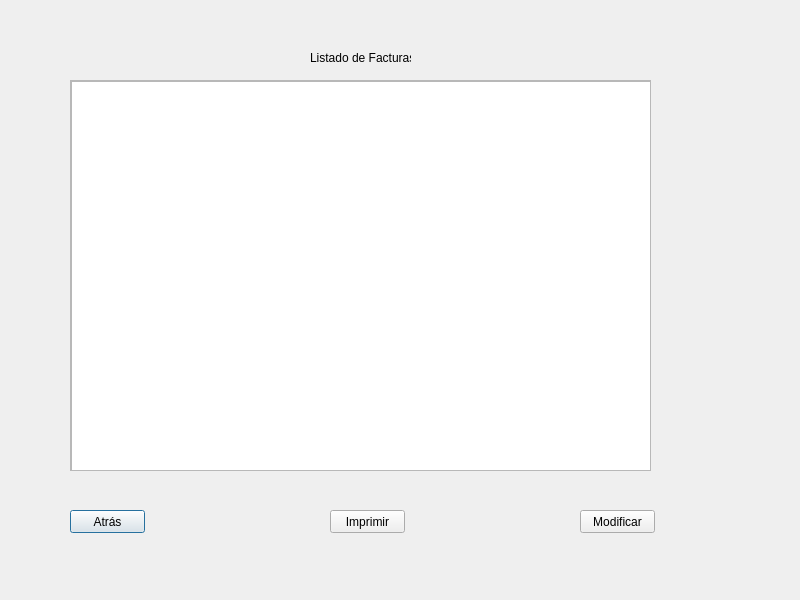
<?xml version="1.0" encoding="UTF-8"?>
<ui version="4.0">
 <class>Dialog</class>
 <widget class="QDialog" name="Dialog">
  <property name="geometry">
   <rect>
    <x>0</x>
    <y>0</y>
    <width>800</width>
    <height>600</height>
   </rect>
  </property>
  <property name="minimumSize">
   <size>
    <width>800</width>
    <height>600</height>
   </size>
  </property>
  <property name="windowTitle">
   <string>Dialog</string>
  </property>
  <widget class="QScrollArea" name="scrollArea">
   <property name="geometry">
    <rect>
     <x>70</x>
     <y>80</y>
     <width>581</width>
     <height>391</height>
    </rect>
   </property>
   <property name="widgetResizable">
    <bool>true</bool>
   </property>
   <widget class="QWidget" name="scrollAreaWidgetContents">
    <property name="geometry">
     <rect>
      <x>0</x>
      <y>0</y>
      <width>579</width>
      <height>389</height>
     </rect>
    </property>
    <widget class="QListWidget" name="listClientes">
     <property name="geometry">
      <rect>
       <x>0</x>
       <y>0</y>
       <width>581</width>
       <height>391</height>
      </rect>
     </property>
    </widget>
   </widget>
  </widget>
  <widget class="QPushButton" name="buttonAtras">
   <property name="geometry">
    <rect>
     <x>70</x>
     <y>510</y>
     <width>75</width>
     <height>23</height>
    </rect>
   </property>
   <property name="text">
    <string>Atrás</string>
   </property>
  </widget>
  <widget class="QPushButton" name="buttonImprimir">
   <property name="geometry">
    <rect>
     <x>330</x>
     <y>510</y>
     <width>75</width>
     <height>23</height>
    </rect>
   </property>
   <property name="text">
    <string>Imprimir</string>
   </property>
  </widget>
  <widget class="QLabel" name="label">
   <property name="geometry">
    <rect>
     <x>310</x>
     <y>50</y>
     <width>101</width>
     <height>16</height>
    </rect>
   </property>
   <property name="text">
    <string>Listado de Facturas</string>
   </property>
  </widget>
  <widget class="QPushButton" name="buttonModificar">
   <property name="geometry">
    <rect>
     <x>580</x>
     <y>510</y>
     <width>75</width>
     <height>23</height>
    </rect>
   </property>
   <property name="text">
    <string>Modificar</string>
   </property>
  </widget>
 </widget>
 <resources/>
 <connections/>
</ui>
